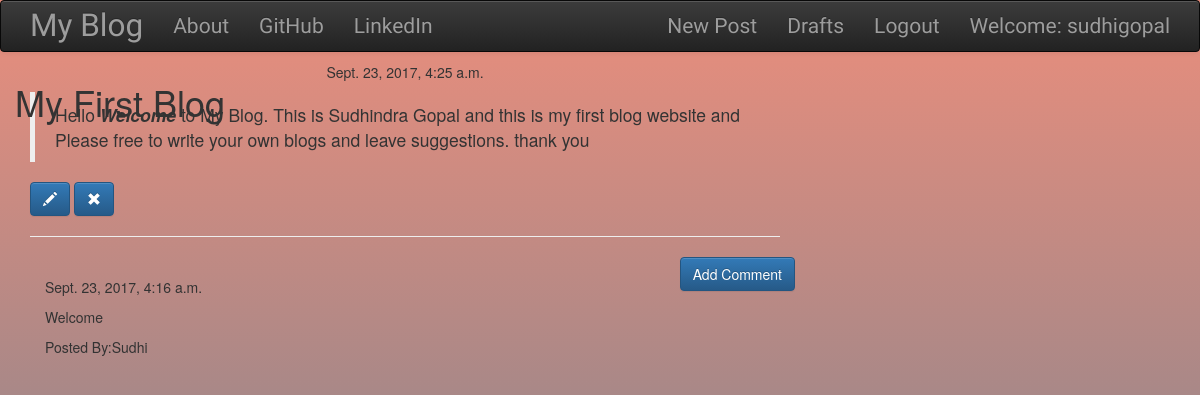
The app's page /post/1 (signed in) with its own data.
### blog/models.py (models this page shows, shortened)
class Post(models.Model):
    author = models.ForeignKey('auth.User')
    title = models.CharField(max_length=200)
    text = models.TextField()
    created_date = models.DateTimeField(default=timezone.now)
    published_date = models.DateTimeField(blank=True, null=True)

class Comment(models.Model):
    post = models.ForeignKey('blog.Post', related_name='comments')
    author = models.CharField(max_length = 200)
    text = models.TextField()
    created_date = models.DateTimeField(default=timezone.now)
    approved_comment = models.BooleanField(default=False)

### blog/views.py (the view)
# urls.py: url(r'^post/(?P<pk>\d+)$', views.PostDetailView.as_view(), name='post_detail'),
class PostDetailView(DetailView):
    model = Post

### blog/templates/blog/post_detail.html (shortened to what this page needs)
{% extends "blog/base.html" %}
{% block content %}
<h1 class="posttittle loader">{{post.title}}</h1>
{% if post.published_date %}
  <div class="date postdate">
    {{ post.published_date }}
  </div>
{% else %}
  <a class='btn btn-default' href="{% url 'post_publish' pk=post.pk %}">Publish</a>
{% endif %}
<p class='postcontent'>{{ post.text|safe|linebreaksbr }}</p>
{% if user.is_authenticated %}
  <a class="btn btn-primary" href="{% url 'post_edit' pk=post.pk %}">
    <span class='glyphicon glyphicon-pencil'></span>
  </a>
  <a class="btn btn-primary" href="{% url 'post_remove' pk=post.pk %}">
    <span class='glyphicon glyphicon-remove'></span>
  </a>
{% endif %}
<hr>
<a class="btn btn-primary btn-comment" href="{% url 'add_comment_to_post' pk=post.pk %}">
    Add Comment
</a>
<div class="container">
  {% for comment in post.comments.all  %}
  <br>
    {% if user.is_authenticated or comment.approved_comment %}
      {{comment.created_date}}
      <p>{{comment.text|safe|linebreaks}}</p>
      <p>Posted By:{{comment.author}}</p>
    {% endif %}
    {% empty %}
    <p>No Comments!</p>
  {% endfor %}
</div>
{% endblock %}

### blog/templates/blog/base.html (shortened to what this page needs)
<!DOCTYPE html>
{% load staticfiles %}
<html>
  <head>
    <link rel="stylesheet" href="https://maxcdn.bootstrapcdn.com/bootstrap/3.3.7/css/bootstrap.min.css">
    <link rel="stylesheet" href="https://maxcdn.bootstrapcdn.com/bootstrap/3.3.7/css/bootstrap-theme.min.css">
    <link rel="stylesheet" href="//cdn.jsdelivr.net/npm/medium-editor@latest/dist/css/medium-editor.min.css" type="text/css" media="screen" charset="utf-8">
    <link rel="stylesheet" href="{% static 'css/blog.css' %}">
  </head>
  <body class="loader bg-img">
    <nav class="navbar navbar-default techfont custom-navbar navbar-inverse">
      <div class="container">
        <ul class="nav navbar-nav">
          <li><a class="navbar-brand bigbrand" href="{% url 'post_list' %}">My Blog</a></li>
          <li><a href="{% url 'about' %}">About</a></li>
          <li><a href="https://www.github.com">GitHub</a></li>
          <li><a href="https://www.linkedin.com">LinkedIn</a></li>
        </ul>
        <ul class=" nav navbar-nav navbar-right">
          {% if user.is_authenticated %}
            <li>
              <a href="{% url 'post_new' %}">New Post</a>
            </li>
            <li>
              <a href="{% url 'post_draft_list' %}">Drafts</a>
            </li>
            <li>
              <a href="{% url 'logout' %}">Logout</a>
            </li>
            <li><a>Welcome: {{user.username}}</a></li>
          {% else %}
            <li><a class="nav navbar-right" href="{% url 'login'%}"><span class="glyphicon glyphicon-user"></span></a></li>
          {% endif %}
        </ul>
      </div>
    </nav>
    <div class="content container">
      <div class="row">
        <div class="col-md-8">
          <div class="blog_posts">
            {% block content %}
            {% endblock %}
          </div>
        </div>
      </div>
    </div>
  </body>
</html>

### blog/static/css/blog.css (style rules this page uses)
.techfont { font-family: 'Crete Round', sans-serif; font-size: 1.5em; margin-bottom: 10px; }
.bigbrand { font-size: 1.5em; }
.postdate { text-align: center; }
.postcontent { font-family: 'Crete Round', serif; font-size: 1.5em; }
.btn-comment { position: absolute; right: 0px; }
.loader { position:absolute; left:0; right:0; top:0; bottom:0; filter:hue-rotate(0deg); color:linear-gradient(45deg,#0f8,#08f); animation:hue 10000ms infinite linear; }

### records on screen
Post: title "My First Blog", published_date "Sept. 23, 2017, 4:25 a.m.", text "Hello Welcome to My Blog. This is Sudhindra Gopal and this is my first blog website and Please free to write your own blogs and leave suggestions. thank you"
Comment: created_date "Sept. 23, 2017, 4:16 a.m.", text "Welcome", author "Sudhi"

### other values on screen
{{ user.username }} "sudhigopal"
